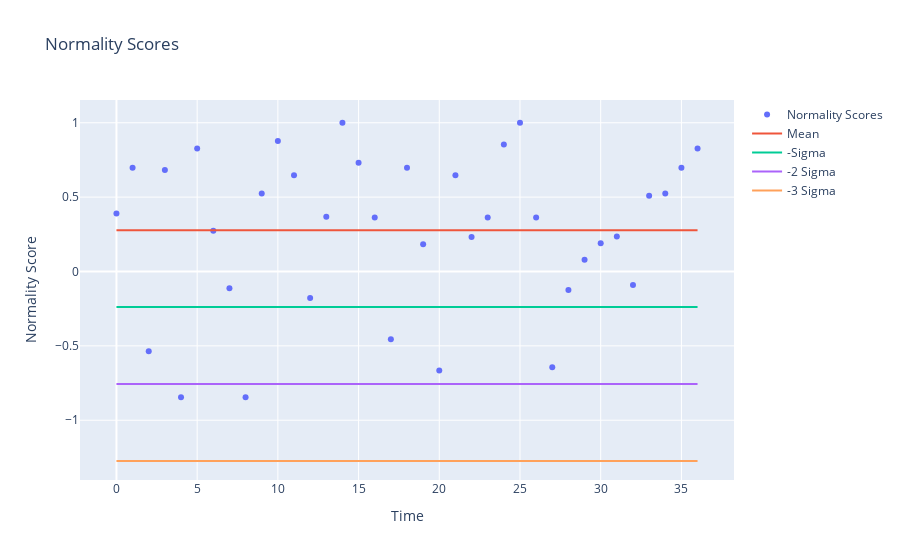

Notebook code cell kept with this figure:
### Code cell
scores1 = sleep1.normality_scores
scores1 = [score[0] for score in scores1]

scores2 = sleep2.normality_scores
scores2 = [score[0] for score in scores2]

scores3 = sleep3.normality_scores
scores3 = [score[0] for score in scores3]

# Average scores
scores1 = np.array(scores1)
scores2 = np.array(scores2)
scores3 = np.array(scores3)
scores = (scores1 + scores2 + scores3) / 3

# Normalize scores
# scores = (scores - np.min(scores)) / (np.max(scores) - np.min(scores))

# Mean and std
mean = np.mean(scores)
std = np.std(scores)

# Plot normality scores
fig = go.Figure()
fig.add_trace(go.Scatter(x=list(range(len(scores))), y=scores, mode='markers', name='Normality Scores'))
fig.add_trace(go.Scatter(x=list(range(len(scores))), y=[mean for i in range(len(scores))], mode='lines', name='Mean'))
fig.add_trace(go.Scatter(x=list(range(len(scores))), y=[mean - std for i in range(len(scores))], mode='lines', name='-Sigma'))
fig.add_trace(go.Scatter(x=list(range(len(scores))), y=[mean - 2* std for i in range(len(scores))], mode='lines', name='-2 Sigma'))
fig.add_trace(go.Scatter(x=list(range(len(scores))), y=[mean - 3* std for i in range(len(scores))], mode='lines', name='-3 Sigma'))

fig.update_layout(title='Normality Scores', xaxis_title='Time', yaxis_title='Normality Score')

fig.show()

### Figure 1 — Plotly figure (JSON) as saved in the notebook; plotly's stock layout.template omitted (floating-point values rounded to 4 significant figures)
{"data": [{"mode": "markers", "name": "Normality Scores", "type": "scatter", "x": [0, 1, 2, 3, 4, 5, 6, 7, 8, 9, 10, 11, 12, 13, 14, 15, 16, 17, 18, 19, 20, 21, 22, 23, 24, 25, 26, 27, 28, 29, 30, 31, 32, 33, 34, 35, 36], "y": [0.39, 0.6977, -0.5368, 0.6832, -0.8446, 0.8266, 0.2735, -0.1119, -0.8446, 0.5243, 0.8771, 0.6472, -0.1779, 0.3689, 1, 0.7307, 0.3634, -0.4557, 0.6977, 0.184, -0.6652, 0.6472, 0.2315, 0.3634, 0.8536, 1, 0.3634, -0.6441, -0.1239, 0.07912, 0.1895, 0.2345, -0.0913, 0.5098, 0.5243, 0.6977, 0.8266]}, {"mode": "lines", "name": "Mean", "type": "scatter", "x": [0, 1, 2, 3, 4, 5, 6, 7, 8, 9, 10, 11, 12, 13, 14, 15, 16, 17, 18, 19, 20, 21, 22, 23, 24, 25, 26, 27, 28, 29, 30, 31, 32, 33, 34, 35, 36], "y": [0.2781, 0.2781, 0.2781, 0.2781, 0.2781, 0.2781, 0.2781, 0.2781, 0.2781, 0.2781, 0.2781, 0.2781, 0.2781, 0.2781, 0.2781, 0.2781, 0.2781, 0.2781, 0.2781, 0.2781, 0.2781, 0.2781, 0.2781, 0.2781, 0.2781, 0.2781, 0.2781, 0.2781, 0.2781, 0.2781, 0.2781, 0.2781, 0.2781, 0.2781, 0.2781, 0.2781, 0.2781]}, {"mode": "lines", "name": "-Sigma", "type": "scatter", "x": [0, 1, 2, 3, 4, 5, 6, 7, 8, 9, 10, 11, 12, 13, 14, 15, 16, 17, 18, 19, 20, 21, 22, 23, 24, 25, 26, 27, 28, 29, 30, 31, 32, 33, 34, 35, 36], "y": [-0.2393, -0.2393, -0.2393, -0.2393, -0.2393, -0.2393, -0.2393, -0.2393, -0.2393, -0.2393, -0.2393, -0.2393, -0.2393, -0.2393, -0.2393, -0.2393, -0.2393, -0.2393, -0.2393, -0.2393, -0.2393, -0.2393, -0.2393, -0.2393, -0.2393, -0.2393, -0.2393, -0.2393, -0.2393, -0.2393, -0.2393, -0.2393, -0.2393, -0.2393, -0.2393, -0.2393, -0.2393]}, {"mode": "lines", "name": "-2 Sigma", "type": "scatter", "x": [0, 1, 2, 3, 4, 5, 6, 7, 8, 9, 10, 11, 12, 13, 14, 15, 16, 17, 18, 19, 20, 21, 22, 23, 24, 25, 26, 27, 28, 29, 30, 31, 32, 33, 34, 35, 36], "y": [-0.7566, -0.7566, -0.7566, -0.7566, -0.7566, -0.7566, -0.7566, -0.7566, -0.7566, -0.7566, -0.7566, -0.7566, -0.7566, -0.7566, -0.7566, -0.7566, -0.7566, -0.7566, -0.7566, -0.7566, -0.7566, -0.7566, -0.7566, -0.7566, -0.7566, -0.7566, -0.7566, -0.7566, -0.7566, -0.7566, -0.7566, -0.7566, -0.7566, -0.7566, -0.7566, -0.7566, -0.7566]}, {"mode": "lines", "name": "-3 Sigma", "type": "scatter", "x": [0, 1, 2, 3, 4, 5, 6, 7, 8, 9, 10, 11, 12, 13, 14, 15, 16, 17, 18, 19, 20, 21, 22, 23, 24, 25, 26, 27, 28, 29, 30, 31, 32, 33, 34, 35, 36], "y": [-1.274, -1.274, -1.274, -1.274, -1.274, -1.274, -1.274, -1.274, -1.274, -1.274, -1.274, -1.274, -1.274, -1.274, -1.274, -1.274, -1.274, -1.274, -1.274, -1.274, -1.274, -1.274, -1.274, -1.274, -1.274, -1.274, -1.274, -1.274, -1.274, -1.274, -1.274, -1.274, -1.274, -1.274, -1.274, -1.274, -1.274]}], "layout": {"title": {"text": "Normality Scores"}, "xaxis": {"title": {"text": "Time"}}, "yaxis": {"title": {"text": "Normality Score"}}}}
